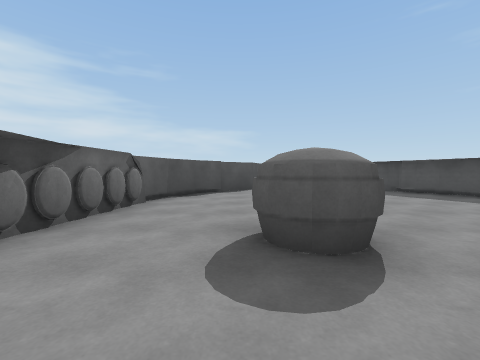
view 1 (above)

14 first-person views from a walk through a Unity game level. The camera is 1.2 m above the floor, tilts 2° down and sees 90° across. The floor is counted in squares, 2 m on a side. Each view is taken from the middle of a square. On the plan, view 1 faces up. The plan holds only what a view shows up to about 9 squares ahead; the rest is blank. The place goes on beyond the plan. The player character is not drawn.

view 2
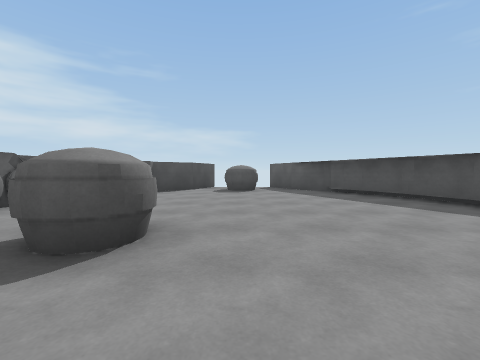

view 3
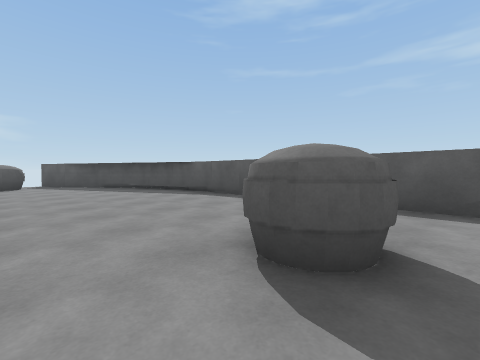

view 4
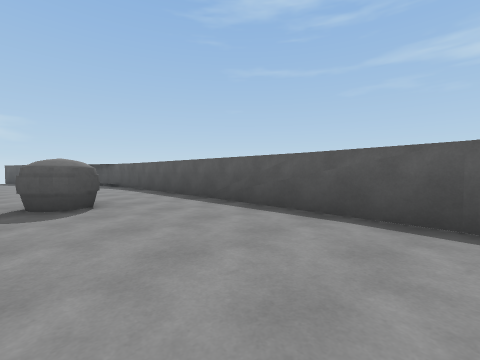

view 5
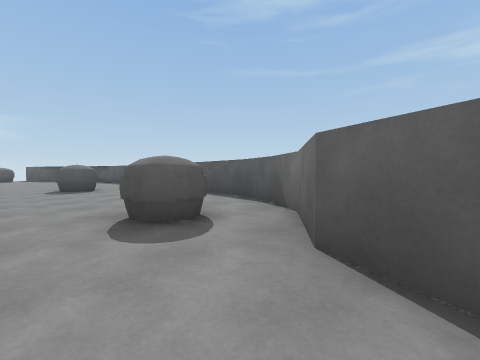

view 6
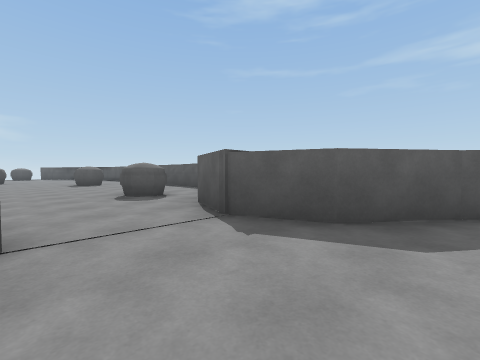

view 7
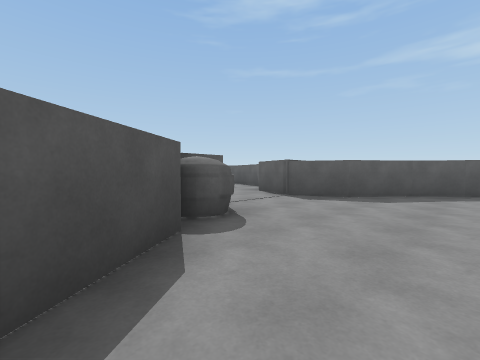

view 8
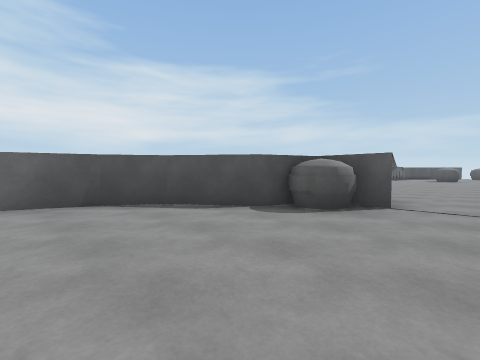

view 9
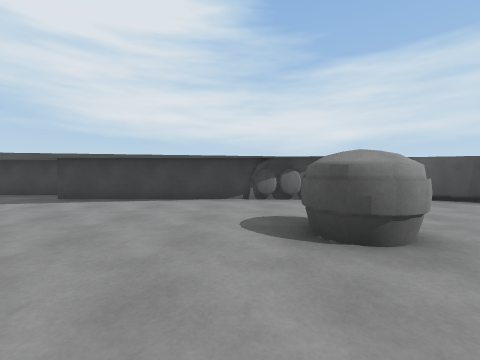

view 10
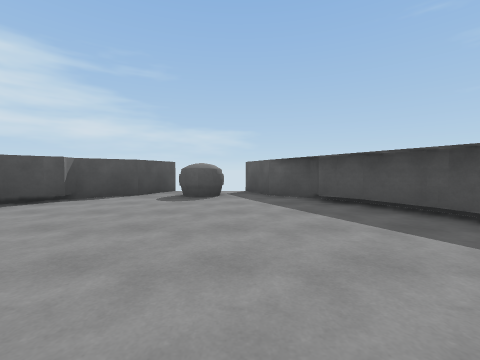

view 11
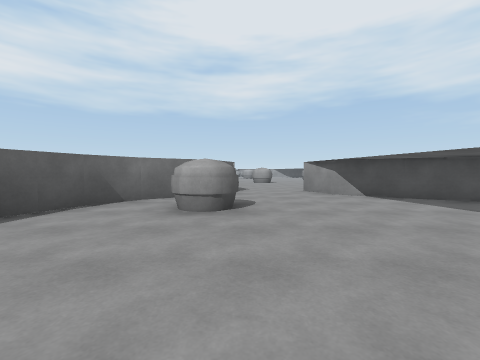

view 12
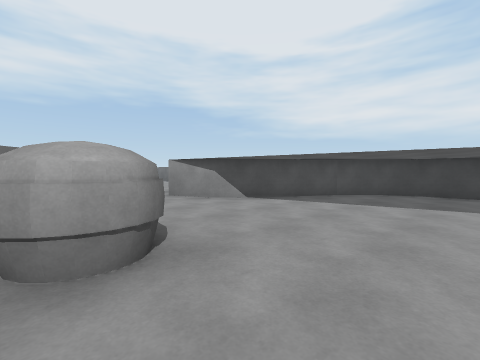

view 13
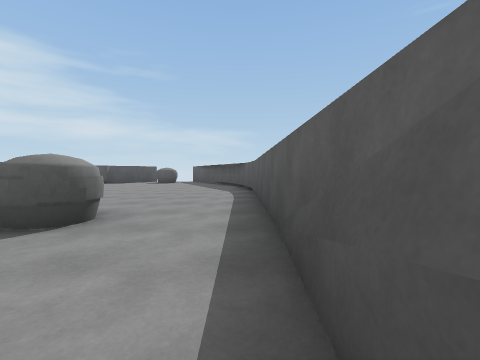

view 14
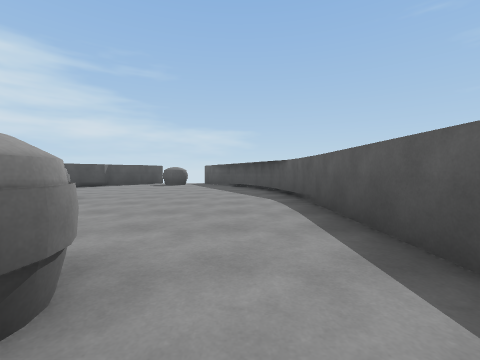

### Floor plan
Key: @ floor where view 1 was taken; # wall or solid block; . floor; ^ raised ledge; O other object.
Columns run from 4 left of view 1 to 7 right of it. Each row starts with its distance up from view 1.
 10     ## ##
  9     #. .#
  8    ##.O.##
  7   ##.....##
  6   #.......#
  5   #.......#
  4    .......##
  3   O........#
  2   #.OO.....#
  1   ^........#
  0   ^.@......#
 -1   ^........#
 -2   ^.....O..#
 -3   ^. ......#
 -4 ^    ......#
 -5 ^    ......#
 -6 ^   .......#
 -7 ^   .......#
 -8     ...^^.##
 -9     ......#
-10    ^^...^^
-11     ^^..^
-12    ^^...^
-13   ^^#...^^
-14  #........#
-15 ##........#
-16 #......

Where each view was taken, in squares from view 1:
view 1: 0 up, 0 right, facing up
view 2: 0 up, 2 right, facing up
view 3: 3 down, 2 right, facing up-right
view 4: 7 down, 3 right, facing up-right
view 5: 11 down, 2 right, facing up-right
view 6: 14 down, 1 right, facing up-right
view 7: 15 down, 2 left, facing up-right
view 8: 16 down, 2 right, facing up-left
view 9: 1 up, 3 right, facing left
view 10: 2 up, 3 right, facing up
view 11: 4 down, 3 right, facing down
view 12: 6 down, 4 right, facing down-left
view 13: 5 down, 6 right, facing up
view 14: 3 down, 5 right, facing up
